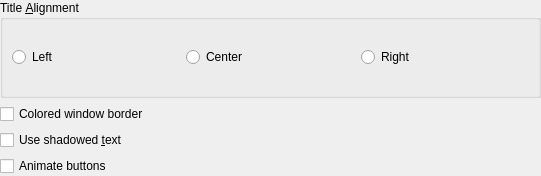
<?xml version="1.0" encoding="UTF-8"?>
<ui version="4.0">
 <class>TheRobConfigDialog</class>
 <widget class="QWidget" name="TheRobConfigDialog">
  <property name="geometry">
   <rect>
    <x>0</x>
    <y>0</y>
    <width>541</width>
    <height>176</height>
   </rect>
  </property>
  <property name="windowTitle">
   <string>Config Dialog</string>
  </property>
  <layout class="QVBoxLayout">
   <property name="margin">
    <number>0</number>
   </property>
   <item>
    <widget class="KButtonGroup" name="titleAlign">
     <property name="title">
      <string>Title &amp;Alignment</string>
     </property>
     <layout class="QHBoxLayout" name="horizontalLayout">
      <item>
       <widget class="QRadioButton" name="kcfg_titleAlignLeft">
        <property name="text">
         <string>Left</string>
        </property>
       </widget>
      </item>
      <item>
       <widget class="QRadioButton" name="kcfg_titleAlignCenter">
        <property name="text">
         <string>Center</string>
        </property>
       </widget>
      </item>
      <item>
       <widget class="QRadioButton" name="kcfg_titleAlignRight">
        <property name="text">
         <string>Right</string>
        </property>
       </widget>
      </item>
     </layout>
    </widget>
   </item>
   <item>
    <widget class="QCheckBox" name="kcfg_coloredBorder">
     <property name="whatsThis">
      <string>Check this option if the window border should be painted in the titlebar color. Otherwise it will be painted in the background color.</string>
     </property>
     <property name="text">
      <string>Colored window border</string>
     </property>
     <property name="shortcut">
      <string/>
     </property>
    </widget>
   </item>
   <item>
    <widget class="QCheckBox" name="kcfg_titleShadow">
     <property name="whatsThis">
      <string>Check this option if you want the titlebar text to have a 3D look with a shadow behind it.</string>
     </property>
     <property name="text">
      <string>Use shadowed &amp;text</string>
     </property>
    </widget>
   </item>
   <item>
    <widget class="QCheckBox" name="kcfg_animateButtons">
     <property name="whatsThis">
      <string>Check this option if you want the buttons to fade in when the mouse pointer hovers over them and fade out again when it moves away.</string>
     </property>
     <property name="text">
      <string>Animate buttons</string>
     </property>
    </widget>
   </item>
  </layout>
 </widget>
 <customwidgets>
  <customwidget>
   <class>KButtonGroup</class>
   <extends>QGroupBox</extends>
   <header>kbuttongroup.h</header>
   <container>1</container>
  </customwidget>
 </customwidgets>
 <tabstops>
  <tabstop>kcfg_animateButtons</tabstop>
  <tabstop>kcfg_titleShadow</tabstop>
 </tabstops>
 <resources/>
 <connections/>
</ui>
